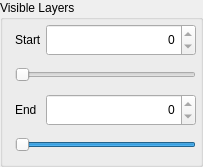
         <widget class="QGroupBox" name="groupBoxVisibleLayers">
          <property name="enabled">
           <bool>true</bool>
          </property>
          <property name="sizePolicy">
           <sizepolicy hsizetype="MinimumExpanding" vsizetype="Maximum">
            <horstretch>1</horstretch>
            <verstretch>0</verstretch>
           </sizepolicy>
          </property>
          <property name="maximumSize">
           <size>
            <width>16777215</width>
            <height>16777215</height>
           </size>
          </property>
          <property name="title">
           <string>Visible Layers</string>
          </property>
          <layout class="QVBoxLayout" name="verticalLayout">
           <property name="spacing">
            <number>4</number>
           </property>
           <property name="leftMargin">
            <number>12</number>
           </property>
           <property name="topMargin">
            <number>4</number>
           </property>
           <property name="rightMargin">
            <number>4</number>
           </property>
           <property name="bottomMargin">
            <number>4</number>
           </property>
           <item>
            <widget class="QFrame" name="horizontalFrame_2">
             <property name="sizePolicy">
              <sizepolicy hsizetype="Preferred" vsizetype="Maximum">
               <horstretch>0</horstretch>
               <verstretch>0</verstretch>
              </sizepolicy>
             </property>
             <layout class="QHBoxLayout" name="horizontalLayout_11" stretch="2,1">
              <property name="spacing">
               <number>4</number>
              </property>
              <property name="leftMargin">
               <number>0</number>
              </property>
              <property name="topMargin">
               <number>0</number>
              </property>
              <property name="rightMargin">
               <number>0</number>
              </property>
              <property name="bottomMargin">
               <number>0</number>
              </property>
              <item>
               <widget class="QLabel" name="labelVisibleLayerRangeStart">
                <property name="sizePolicy">
                 <sizepolicy hsizetype="Preferred" vsizetype="Preferred">
                  <horstretch>0</horstretch>
                  <verstretch>0</verstretch>
                 </sizepolicy>
                </property>
                <property name="text">
                 <string>Start</string>
                </property>
                <property name="alignment">
                 <set>Qt::AlignLeading|Qt::AlignLeft|Qt::AlignVCenter</set>
                </property>
               </widget>
              </item>
              <item>
               <widget class="QSpinBox" name="spinBoxVisibleLayerRangeStart">
                <property name="enabled">
                 <bool>true</bool>
                </property>
                <property name="sizePolicy">
                 <sizepolicy hsizetype="Minimum" vsizetype="Preferred">
                  <horstretch>0</horstretch>
                  <verstretch>0</verstretch>
                 </sizepolicy>
                </property>
                <property name="minimumSize">
                 <size>
                  <width>150</width>
                  <height>32</height>
                 </size>
                </property>
                <property name="maximumSize">
                 <size>
                  <width>0</width>
                  <height>16777215</height>
                 </size>
                </property>
                <property name="focusPolicy">
                 <enum>Qt::TabFocus</enum>
                </property>
                <property name="alignment">
                 <set>Qt::AlignRight|Qt::AlignTrailing|Qt::AlignVCenter</set>
                </property>
                <property name="accelerated">
                 <bool>true</bool>
                </property>
                <property name="minimum">
                 <number>0</number>
                </property>
                <property name="maximum">
                 <number>0</number>
                </property>
                <property name="value">
                 <number>0</number>
                </property>
               </widget>
              </item>
             </layout>
            </widget>
           </item>
           <item>
            <widget class="QSlider" name="sliderVisibleLayerRangeStart">
             <property name="enabled">
              <bool>true</bool>
             </property>
             <property name="minimumSize">
              <size>
               <width>0</width>
               <height>30</height>
              </size>
             </property>
             <property name="focusPolicy">
              <enum>Qt::TabFocus</enum>
             </property>
             <property name="minimum">
              <number>0</number>
             </property>
             <property name="maximum">
              <number>0</number>
             </property>
             <property name="orientation">
              <enum>Qt::Horizontal</enum>
             </property>
             <property name="invertedAppearance">
              <bool>false</bool>
             </property>
            </widget>
           </item>
           <item>
            <widget class="QFrame" name="horizontalFrame_3">
             <property name="sizePolicy">
              <sizepolicy hsizetype="Preferred" vsizetype="Maximum">
               <horstretch>0</horstretch>
               <verstretch>0</verstretch>
              </sizepolicy>
             </property>
             <layout class="QHBoxLayout" name="horizontalLayout_12" stretch="2,1">
              <property name="spacing">
               <number>4</number>
              </property>
              <property name="leftMargin">
               <number>0</number>
              </property>
              <property name="topMargin">
               <number>0</number>
              </property>
              <property name="rightMargin">
               <number>0</number>
              </property>
              <property name="bottomMargin">
               <number>0</number>
              </property>
              <item>
               <widget class="QLabel" name="labelVisibleLayerRangeEnd">
                <property name="sizePolicy">
                 <sizepolicy hsizetype="Preferred" vsizetype="Preferred">
                  <horstretch>0</horstretch>
                  <verstretch>0</verstretch>
                 </sizepolicy>
                </property>
                <property name="text">
                 <string>End</string>
                </property>
                <property name="alignment">
                 <set>Qt::AlignLeading|Qt::AlignLeft|Qt::AlignVCenter</set>
                </property>
               </widget>
              </item>
              <item>
               <widget class="QSpinBox" name="spinBoxVisibleLayerRangeEnd">
                <property name="enabled">
                 <bool>true</bool>
                </property>
                <property name="sizePolicy">
                 <sizepolicy hsizetype="Minimum" vsizetype="Preferred">
                  <horstretch>0</horstretch>
                  <verstretch>0</verstretch>
                 </sizepolicy>
                </property>
                <property name="minimumSize">
                 <size>
                  <width>150</width>
                  <height>32</height>
                 </size>
                </property>
                <property name="maximumSize">
                 <size>
                  <width>0</width>
                  <height>16777215</height>
                 </size>
                </property>
                <property name="focusPolicy">
                 <enum>Qt::TabFocus</enum>
                </property>
                <property name="frame">
                 <bool>true</bool>
                </property>
                <property name="alignment">
                 <set>Qt::AlignRight|Qt::AlignTrailing|Qt::AlignVCenter</set>
                </property>
                <property name="accelerated">
                 <bool>true</bool>
                </property>
                <property name="showGroupSeparator" stdset="0">
                 <bool>false</bool>
                </property>
                <property name="minimum">
                 <number>0</number>
                </property>
                <property name="maximum">
                 <number>0</number>
                </property>
                <property name="stepType">
                 <enum>QAbstractSpinBox::DefaultStepType</enum>
                </property>
               </widget>
              </item>
             </layout>
            </widget>
           </item>
           <item>
            <widget class="QSlider" name="sliderVisibleLayerRangeEnd">
             <property name="enabled">
              <bool>true</bool>
             </property>
             <property name="minimumSize">
              <size>
               <width>0</width>
               <height>30</height>
              </size>
             </property>
             <property name="baseSize">
              <size>
               <width>0</width>
               <height>0</height>
              </size>
             </property>
             <property name="focusPolicy">
              <enum>Qt::TabFocus</enum>
             </property>
             <property name="minimum">
              <number>0</number>
             </property>
             <property name="maximum">
              <number>0</number>
             </property>
             <property name="value">
              <number>0</number>
             </property>
             <property name="sliderPosition">
              <number>0</number>
             </property>
             <property name="orientation">
              <enum>Qt::Horizontal</enum>
             </property>
             <property name="invertedAppearance">
              <bool>true</bool>
             </property>
             <property name="invertedControls">
              <bool>true</bool>
             </property>
             <property name="tickPosition">
              <enum>QSlider::NoTicks</enum>
             </property>
             <property name="tickInterval">
              <number>0</number>
             </property>
            </widget>
           </item>
          </layout>
         </widget>
